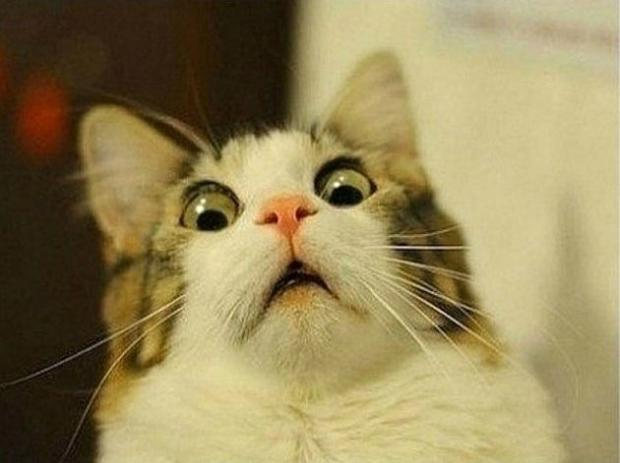
#> input picture Expt_9_Morphological_operations/scared.jpg, 620 x 463 px
$ jupyter execute Expt_9_Morphological_Operations.ipynb
#> lines starting #> are read from the running program, lines starting #| are printed output that depends on the picture
# Expt 9
## Aim: Perform Morphological operations.

[cell 1]
import cv2
import matplotlib.pyplot as plt
import numpy as np

[cell 2]
img = cv2.imread("scared.jpg", 0)
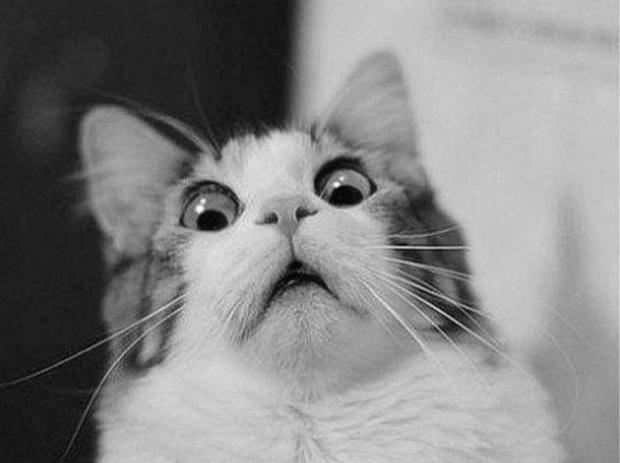
#> img: shape (463, 620); min 0, max 252, mean 132.9
plt.imshow(img, cmap='gray')
plt.axis('off')

## Erosion

[cell 3]
kernel = np.ones((5,5),np.uint8)

erosion = cv2.erode(img,kernel,iterations = 2)
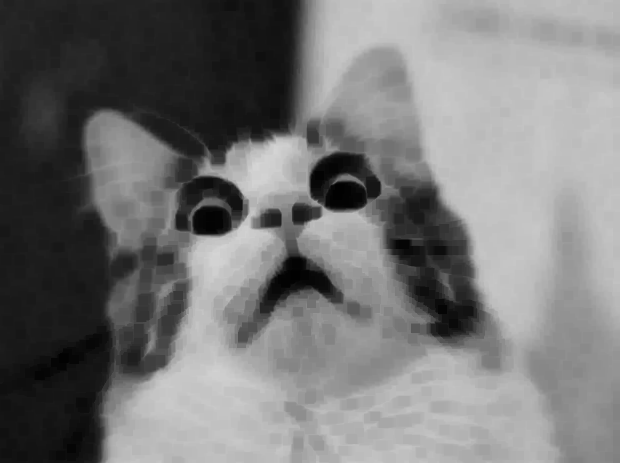
#> erosion: shape (463, 620); min 0, max 214, mean 118.4

[cell 4]
plt.imshow(erosion, cmap='gray')
plt.axis('off')

[cell 5]
imgero = np.hstack((img, erosion))
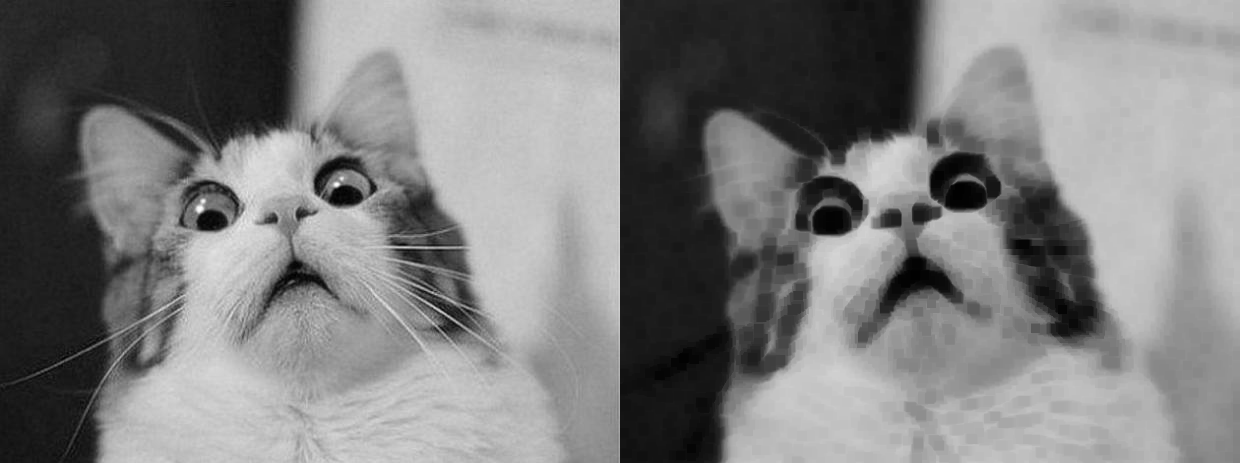
#> imgero: shape (463, 1240); min 0, max 252, mean 125.7
plt.imshow(imgero, cmap='gray')
plt.axis('off')

## Dilation

[cell 6]
dilation = cv2.dilate(img,kernel,iterations = 2)
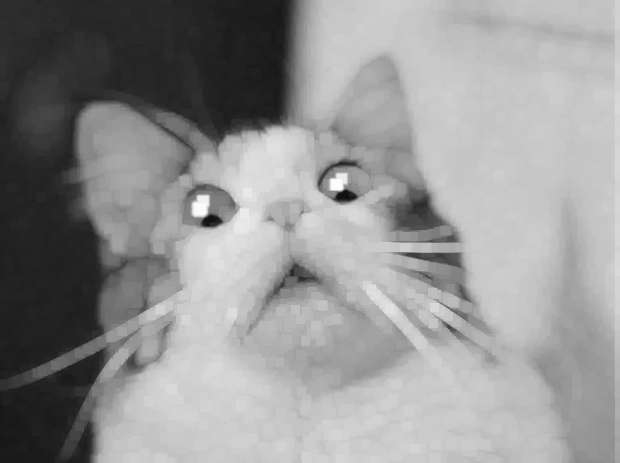
#> dilation: shape (463, 620); min 15, max 252, mean 147.5

[cell 7]
plt.imshow(dilation, cmap='gray')
plt.axis('off')

[cell 8]
imgero = np.hstack((img, dilation))
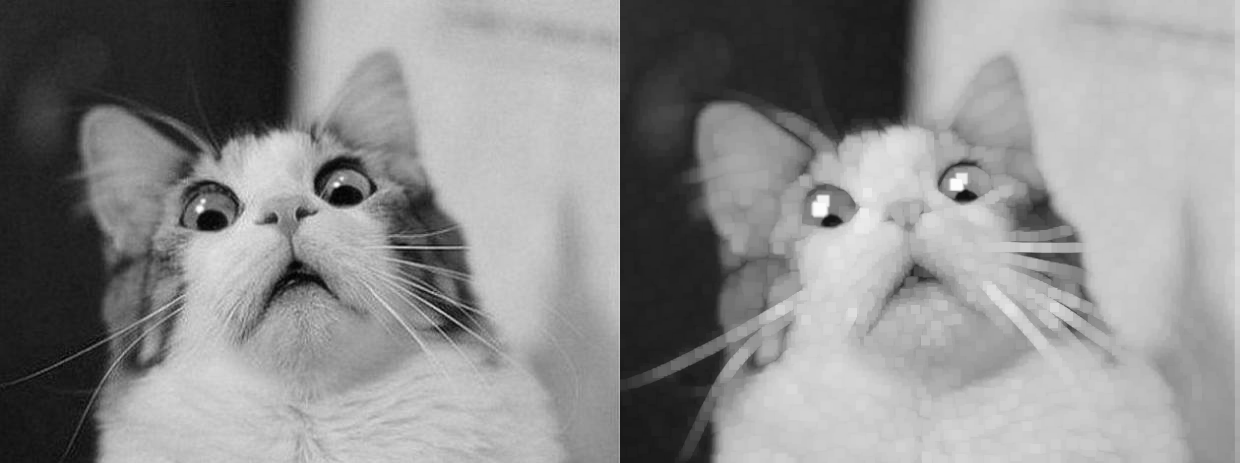
#> imgero: shape (463, 1240); min 0, max 252, mean 140.2
plt.imshow(imgero, cmap='gray')
plt.axis('off')

## Opening

[cell 9]
opening = cv2.morphologyEx(img, cv2.MORPH_OPEN, kernel)

[cell 10]
plt.imshow(opening, cmap='gray')
plt.axis('off')

[cell 11]
imgero = np.hstack((img, opening))
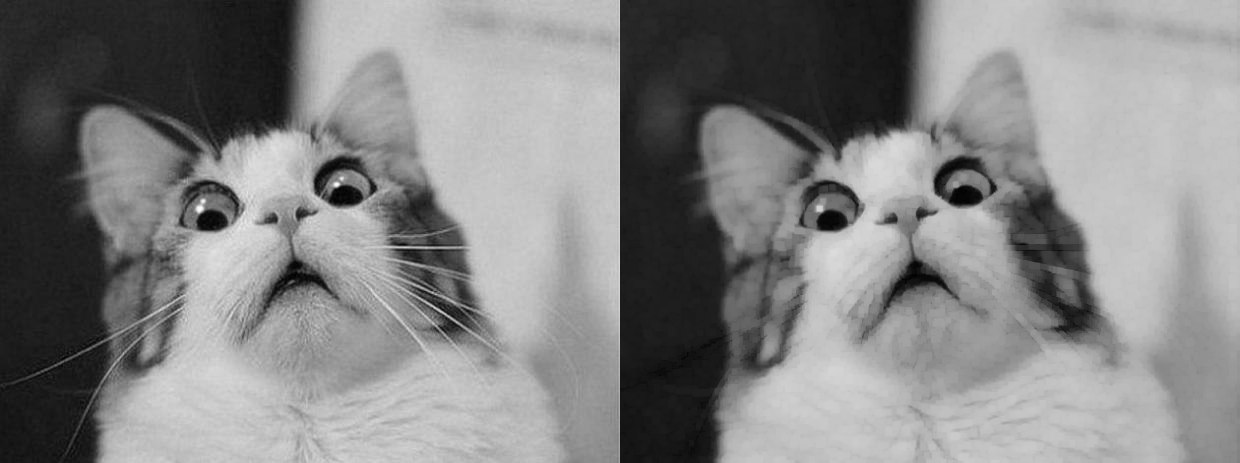
#> imgero: shape (463, 1240); min 0, max 252, mean 131.5
plt.imshow(imgero, cmap='gray')
plt.axis('off')

## Closing

[cell 12]
closing = cv2.morphologyEx(img, cv2.MORPH_CLOSE, kernel)

[cell 13]
plt.imshow(closing, cmap='gray')
plt.axis('off')

[cell 14]
imgero = np.hstack((img, closing))
plt.imshow(imgero, cmap='gray')
plt.axis('off')

## Gradient

[cell 15]
gradient = cv2.morphologyEx(img, cv2.MORPH_GRADIENT, kernel)
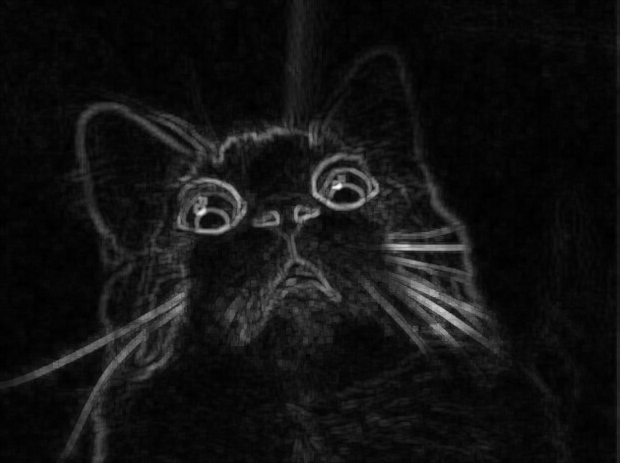
#> gradient: shape (463, 620); min 0, max 250, mean 17.9

[cell 16]
plt.imshow(gradient, cmap='gray')
plt.axis('off')

[cell 17]
imgero = np.hstack((img, gradient))
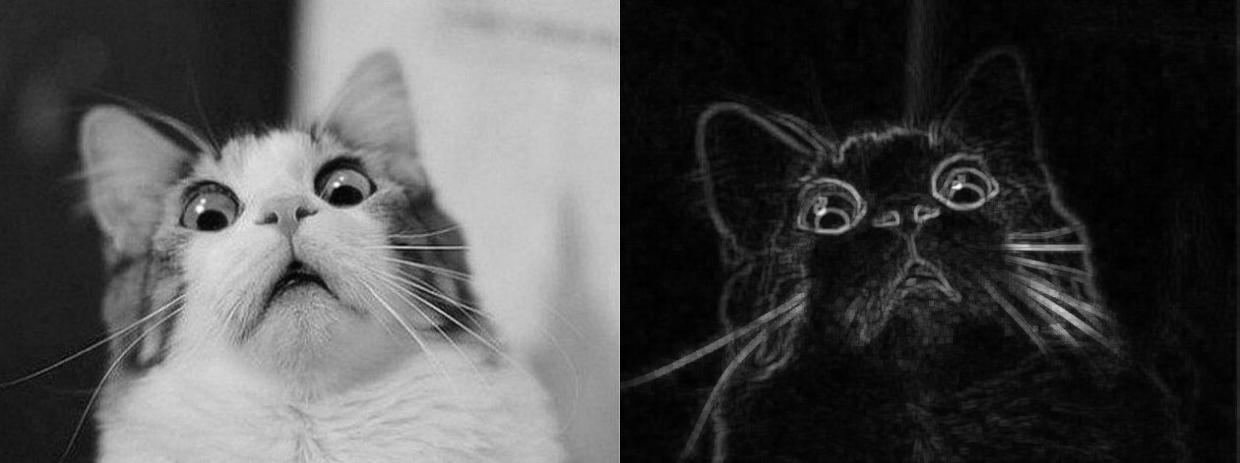
#> imgero: shape (463, 1240); min 0, max 252, mean 75.4
plt.imshow(imgero, cmap='gray')
plt.axis('off')
